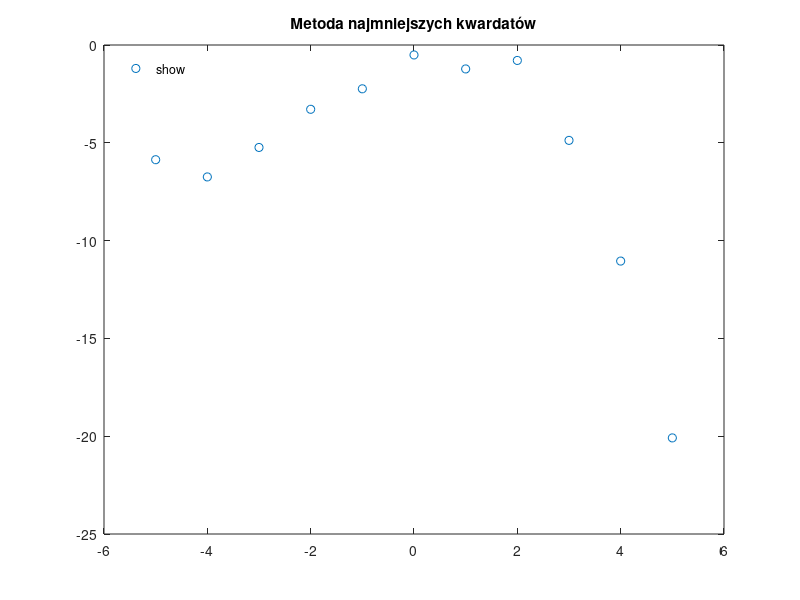

Here is the MATLAB script that generated this plot: (Note: this script raises an error after producing the figure.)
x = [-5 : 5];
y = [-5.8643,
    -6.7445 ,
    -5.2378,
    -3.2868,
    -2.2393,
    -0.5084,
    -1.2237,
    -0.7893,
    -4.8761,
    -11.0466,
    -20.0868,
];

n_max = 6;
xval = [-5 : 0.1 : 5];

figure(1);
plot(x, y, 'o', 'DisplayName', 'Próbki');
title('Metoda najmniejszych kwardatów');
hold on;
legend('show', 'Location', 'northwest');
legend('boxoff');

errors_eukl = zeros(1, n_max + 1);
errors_cz = zeros(1, n_max + 1);

for n = 0 : n_max
    a = LeastSquares(x,y,n);
    yval = polyval(a, xval);
    %plot(xval, yval, 'DisplayName', sprintf('Stopień wielomianu: %d', n));
    errors_eukl(n + 1) = norm(polyval(a, x) - y');
    errors_cz(n + 1) = max(abs(polyval(a, x) - y'));
end
plot(xval, yval, 'DisplayName', sprintf('Stopień wielomianu: %d', n));
disp(a);
hold off;
saveas(1, './plots/22/least_squares.png');
saveas(1, './plots/22/least_squares.fig');

disp('Normy Euklidesowe dla motody z użyciem równań normalnych:');
disp(errors_eukl);
disp('Normy Czebyszewa');
disp(errors_cz);
csvwrite('./data/22/errors_eukl.csv', errors_eukl);
csvwrite('./data/22/errors_cz.csv', errors_cz);

figure(2);
plot(x, y, 'o', 'DisplayName', 'Próbki');
title('Metoda najmniejszych kwardatów');
hold on;
legend('show', 'Location', 'northwest');
legend('boxoff');

for n = 0 : n_max
    a = LeastSquaresQR(x,y,n);
    yval = polyval(a, xval);
    %plot(xval, yval, 'DisplayName', sprintf('Stopień wielomianu: %d', n));
    errors_eukl(n + 1) = norm(polyval(a, x) - y');
    errors_cz(n + 1) = max(abs(polyval(a, x) - y'));
end
plot(xval, yval, 'DisplayName', sprintf('Stopień wielomianu: %d', n));
disp(a);
hold off;
saveas(2, './plots/22/least_squares_qr.png');
saveas(2, './plots/22/least_squares_qr.fig');

disp('Normy Euklidesowe dla motody z użyciem rozkładu QR:');
disp(errors_eukl);
disp('Normy Czebyszewa');
disp(errors_cz);
csvwrite('./data/22/errors_qr_eukl.csv', errors_eukl);
csvwrite('./data/22/errors_qr_cz.csv', errors_cz);